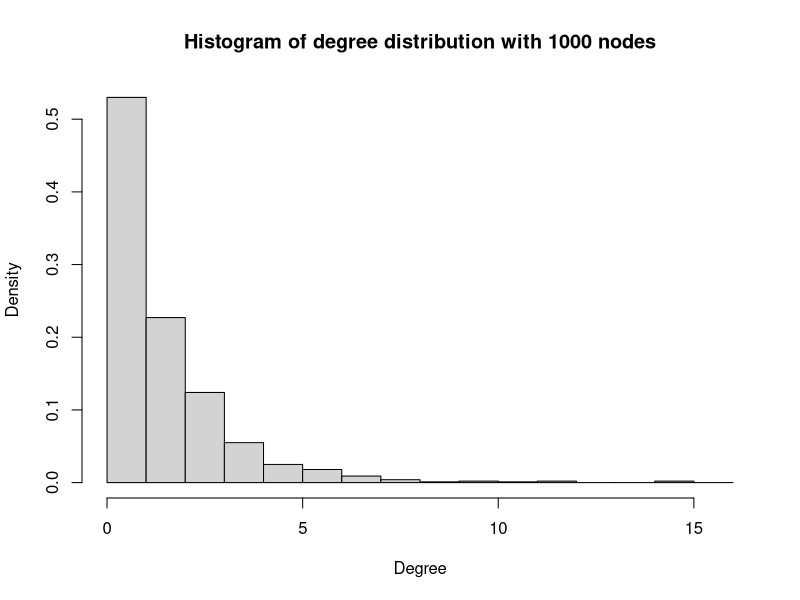
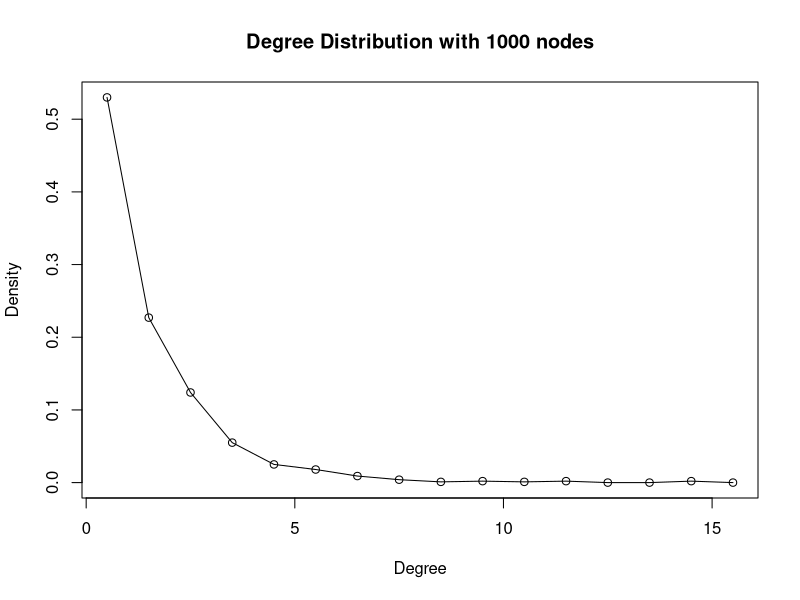
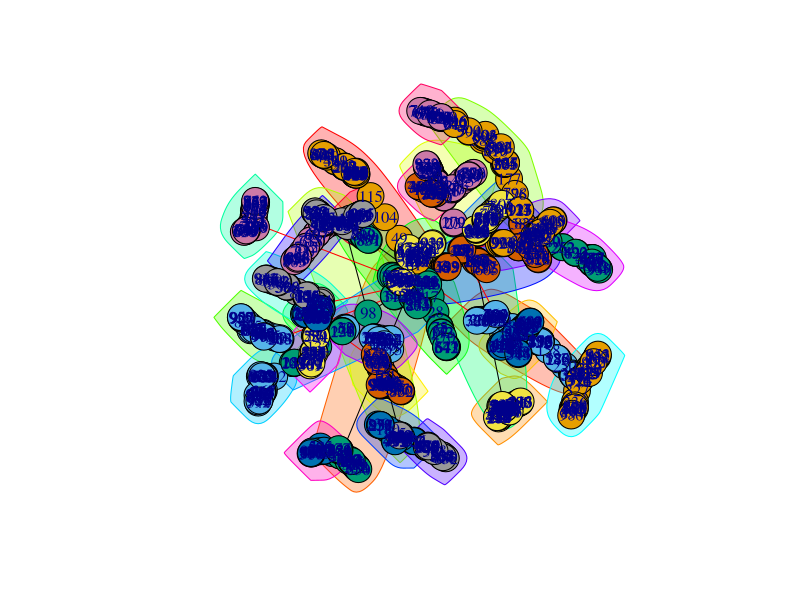

These charts were generated, in order, by the following R code:
library(igraph)

num = 1000
g = aging.prefatt.game(num, pa.exp = 1, aging.exp = -1, aging.bin = 100, directed = FALSE)
deg = degree(g)
h = hist(deg, breaks = seq(0, to = max(deg) + 1, by = 1), freq = FALSE, main = "Histogram of degree distribution with 1000 nodes", 
	xlab = "Degree")
p = data.frame(x = h$mids, y = h$density)
plot(p, type = "o", main = "Degree Distribution with 1000 nodes", xlab = "Degree", ylab = "Density")

clu = clusters(g)
gcc_index = which.max(clu$csize)
gcc_none = (1:vcount(g))[clu$membership != gcc_index]
gcc <- delete.vertices(g, gcc_none)
ans <- fastgreedy.community(gcc)
plot(ans, g)
ans